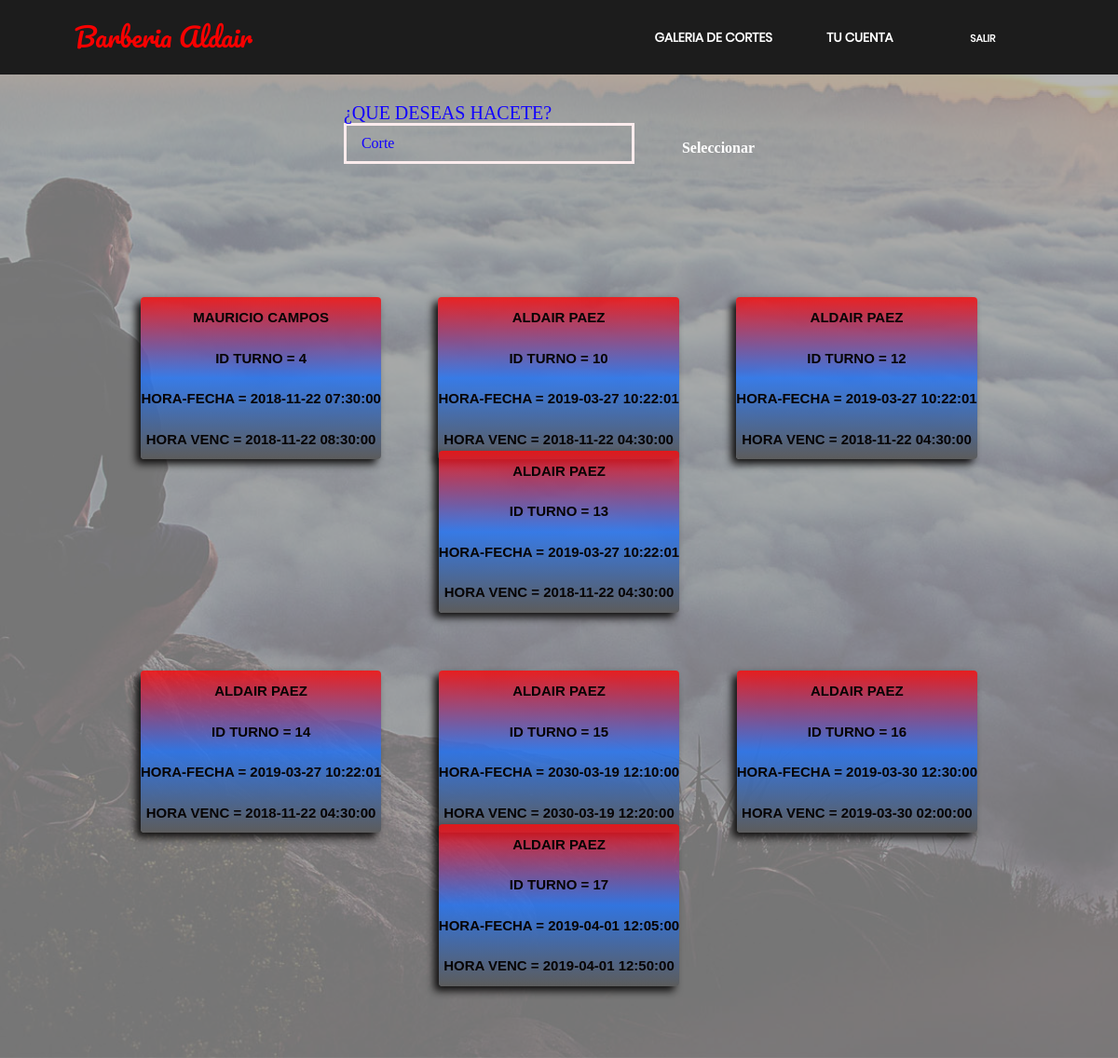
Screenshot of /Barberia/Reserva.php with the database file from the repository.
### tables this page shows
CREATE TABLE `turnos` (
  `Tno_id` int(20) NOT NULL,
  `Bb_id` int(12) NOT NULL,
  `Tno_Fecha_Hora` timestamp NOT NULL,
  `Tno_Hora_Venc` timestamp NOT NULL,
  `Tno_Disponible` varchar(2) NOT NULL,
  PRIMARY KEY (`Tno_id`),
  KEY `Bb_id` (`Bb_id`),
  CONSTRAINT `turnos_ibfk_1` FOREIGN KEY (`Bb_id`) REFERENCES `barberos` (`Bb_id`)
);

CREATE TABLE `barberos` (
  `Bb_id` int(12) NOT NULL,
  `Bb_Nombres` varchar(50) NOT NULL,
  `Bb_Celular` varchar(11) NOT NULL,
  `Bb_Email` varchar(30) NOT NULL,
  `Bb_Drcc` varchar(30) NOT NULL,
  `Bb_HorarioInic` timestamp NOT NULL,
  `Bb_HorarioFinal` timestamp NOT NULL,
  PRIMARY KEY (`Bb_id`)
);

### Barberia/mostraTurno.php (the view, shortened to what this page needs)
<?php
require_once ('conexion.php');
$Contador= 0 ;
$Corte_sql = "SELECT * FROM combo_cortes;";
$Corte_sql = mysqli_query($link, $Corte_sql);
$R="";
echo "<div id='ComboDiv'>";
echo "<h5>¿Que deseas hacete?</h5>";
echo "<form method='post'>";
echo "<select name='combo'>";
while ($mostrar=mysqli_fetch_array($Corte_sql)) {
  echo "<option value='".$mostrar['Cmbo_Id']."'>".$mostrar['Cmbo_Nombre']."</option>";
}
echo "</select>";
echo "</div>";
echo "<div id='Comb'>";
echo "<button type='submit' name='Ok'>
             Seleccionar
      </button>";
echo "</div>";
$sql="SELECT Bb_Nombres, turnos.* FROM turnos, barberos WHERE Tno_Disponible = 'SI' AND turnos.Bb_id = barberos.Bb_id";
$result=mysqli_query($link,$sql);
echo "<center><br><br><br><br>";
while ($mostrar=mysqli_fetch_array($result)) {
      $Contador = $Contador + 1;
      $Tno_id=$mostrar['Tno_id'];
      echo "<a href='reservar.php?Tno_id=$Tno_id&R=$R' class='button alt botoenlace'><p>".$mostrar['Bb_Nombres']."<br/> Id Turno = ".$mostrar['Tno_id']." <br/>Hora-Fecha = ".$mostrar['Tno_Fecha_Hora']."<br/>Hora Venc = ".$mostrar['Tno_Hora_Venc']."</p></a><b> </b>";
      if ($Contador == 4) {
        echo "<br><br><br><br>";
        $Contador = 0;
      }
}
echo "</center>";
?>

### Barberia/Reserva.php (shortened to what this page needs)
<!DOCTYPE HTML>
<html>
	<head>
		<link rel="stylesheet" href="css/cuenta/main.css" />
	<link rel="stylesheet" type="text/css" href="vendor/bootstrap/css/bootstrap.min.css">
	<link rel="stylesheet" type="text/css" href="fonts/font-awesome-4.7.0/css/font-awesome.min.css">
	<link rel="stylesheet" type="text/css" href="fonts/iconic/css/material-design-iconic-font.min.css">
	<link rel="stylesheet" type="text/css" href="vendor/animate/animate.css">
	<link rel="stylesheet" type="text/css" href="vendor/css-hamburgers/hamburgers.min.css">
	<link rel="stylesheet" type="text/css" href="vendor/animsition/css/animsition.min.css">
	<link rel="stylesheet" type="text/css" href="vendor/select2/select2.min.css">
	<link rel="stylesheet" type="text/css" href="vendor/daterangepicker/daterangepicker.css">
	<link rel="stylesheet" type="text/css" href="css/inicioSesion/main.css">
	</head>
	<body>
		<div class="container-login100" style="background-image: url('images/banner.jpg');">
	       <?php  include ("componentes/header.php");?>
           <?php require_once ("mostraTurno.php"); ?>
		   </div>
	</body>
</html>

### Barberia/componentes/header.php (shortened to what this page needs)
<header id="header">
				<div class="inner">
					<a href="cuenta.php" class="logo">Barberia Aldair</a>
					<nav id="nav">
						<a href="GaleriaCortes.php?rol=2">Galeria de Cortes</a>
						<a href="cuenta.php">Tu Cuenta</a>
						<a href="Destruirsesion.php"><h5 class="button alt">Salir</h5></a><br>
					</nav>
				</div>
			</header>

### Barberia/css/inicioSesion/main.css (style rules this page uses)
* { margin: 0px; padding: 0px; box-sizing: border-box; }
body, html { height: 100%; font-family: Poppins-Regular, sans-serif; }
a { font-family: Poppins-Regular; font-size: 14px; line-height: 1.7; color: #030303; margin: 0px; transition: all 0.4s; -webkit-transition: all 0.4s; -o-transition: all 0.4s; -moz-transition: all 0.4s; }
h1,h2,h3,h4,h5,h6 { margin: 0px; }
p { background:linear-gradient(rgba(247, 13, 13, 0.856),rgba(39, 116, 240, 0.863), rgb(92, 92, 92)) ; border-radius: 4px; box-shadow:-5px 5px 9px #111010; font-family: Arial; font-size: 15px; line-height: 2.9 ; color: #070404; margin: 0px; }
button { outline: none !important; border: none; background: transparent; }
.container-login100 { width: 100%; min-height: 100vh; display: -webkit-box; display: -webkit-flex; display: -moz-box; display: -ms-flexbox; display: flex; flex-wrap: wrap; justify-content: center; align-items: center; padding: 15px; background-repeat: no-repeat; background-position: center; background-size: cover; position: relative; z-index: 1; }
.container-login100::before { content: ""; display: block; position: absolute; z-index: -1; width: 100%; height: 100%; top: 0; left: 0; background-color: rgba(151, 151, 151, 0.7); }

### rows the page displays
turnos: Bb.Bb_Nombres "MAURICIO CAMPOS", Tno_id "4", Tno_Fecha_Hora "2018-11-22 07:30:00", Tno_Hora_Venc "2018-11-22 08:30:00"
turnos: Bb.Bb_Nombres "ALDAIR PAEZ", Tno_id "10", Tno_Fecha_Hora "2019-03-27 10:22:01", Tno_Hora_Venc "2018-11-22 04:30:00"
turnos: Bb.Bb_Nombres "ALDAIR PAEZ", Tno_id "12", Tno_Fecha_Hora "2019-03-27 10:22:01", Tno_Hora_Venc "2018-11-22 04:30:00"
turnos: Bb.Bb_Nombres "ALDAIR PAEZ", Tno_id "13", Tno_Fecha_Hora "2019-03-27 10:22:01", Tno_Hora_Venc "2018-11-22 04:30:00"
turnos: Bb.Bb_Nombres "ALDAIR PAEZ", Tno_id "14", Tno_Fecha_Hora "2019-03-27 10:22:01", Tno_Hora_Venc "2018-11-22 04:30:00"
turnos: Bb.Bb_Nombres "ALDAIR PAEZ", Tno_id "15", Tno_Fecha_Hora "2030-03-19 12:10:00", Tno_Hora_Venc "2030-03-19 12:20:00"
turnos: Bb.Bb_Nombres "ALDAIR PAEZ", Tno_id "16", Tno_Fecha_Hora "2019-03-30 12:30:00", Tno_Hora_Venc "2019-03-30 02:00:00"
turnos: Bb.Bb_Nombres "ALDAIR PAEZ", Tno_id "17", Tno_Fecha_Hora "2019-04-01 12:05:00", Tno_Hora_Venc "2019-04-01 12:50:00"

### other values shown
form field combo "Corte"
